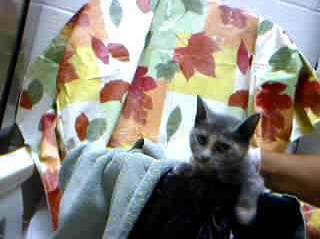
//> input picture resource/image/ann_cat.jpg, 320 x 239 px
$ ./ann   (built with g++ and OpenCV 4)
//> lines starting //> are read from the running program, lines starting //| are printed output that depends on the picture
#include <vector>
#include <algorithm>
#include <functional>
#include <map>
#include <set>
#include <fstream>

#include <opencv2/core/core.hpp>
#include <opencv2/highgui/highgui.hpp>
#include <opencv2/features2d/features2d.hpp>
#include <opencv2/ml/ml.hpp>

typedef std::vector<std::string>::const_iterator vec_iter;

struct ImageData
{
    std::string classname;
    cv::Mat bowFeatures;
};


/**
 * Extract the class name from a file name
 */
inline std::string getClassName(const std::string& filename)
{
    return filename.substr(filename.find_last_of('/') + 1, 3);
}

/**
 * Extract local features for an image
 */
cv::Mat getDescriptors(const cv::Mat& img)
{
    cv::Ptr<cv::KAZE> kaze = cv::KAZE::create();
    std::vector<cv::KeyPoint> keypoints;
    cv::Mat descriptors;
    kaze->detectAndCompute(img, cv::noArray(), keypoints, descriptors);
    return descriptors;
}

/**
 * Read images from a list of file names and returns, for each read image,
 * its class name and its local descriptors
 */
void readImages(vec_iter begin, vec_iter end, std::function<void (const std::string&, const cv::Mat&)> callback)
{
    for (auto it = begin; it != end; ++it)
    {
        std::string filename = *it;
        std::cout << "Reading image " << filename << "..." << std::endl;
        cv::Mat img = cv::imread(filename, 0);
        if (img.empty())
        {
            std::cerr << "WARNING: Could not read image." << std::endl;
            continue;
        }
        std::string classname = getClassName(filename);
        cv::Mat descriptors = getDescriptors(img);
        callback(classname, descriptors);
    }
}

/**
 * Transform a class name into an id
 */
int getClassId(const std::set<std::string>& classes, const std::string& classname)
{
    int index = 0;
    for (auto it = classes.begin(); it != classes.end(); ++it)
    {
        if (*it == classname) break;
        ++index;
    }
    return index;
}

/**
 * Get a binary code associated to a class
 */
cv::Mat getClassCode(const std::set<std::string>& classes, const std::string& classname)
{
    cv::Mat code = cv::Mat::zeros(cv::Size((int)classes.size(), 1), CV_32F);
    int index = getClassId(classes, classname);
    code.at<float>(index) = 1;
    return code;
}

/**
 * Turn local features into a single bag of words histogram of
 * of visual words (a.k.a., bag of words features)
 */
cv::Mat getBOWFeatures(cv::FlannBasedMatcher& flann, const cv::Mat& descriptors,
                       int vocabularySize)
{
    cv::Mat outputArray = cv::Mat::zeros(cv::Size(vocabularySize, 1), CV_32F);
    std::vector<cv::DMatch> matches;
    flann.match(descriptors, matches);
    for (size_t j = 0; j < matches.size(); j++)
    {
        int visualWord = matches[j].trainIdx;
        outputArray.at<float>(visualWord)++;
    }
    return outputArray;
}

/**
 * Get a trained neural network according to some inputs and outputs
 */
cv::Ptr<cv::ml::ANN_MLP> getTrainedNeuralNetwork(const cv::Mat& trainSamples,
                                                 const cv::Mat& trainResponses)
{
    int networkInputSize = trainSamples.cols;
    int networkOutputSize = trainResponses.cols;
    cv::Ptr<cv::ml::ANN_MLP> mlp = cv::ml::ANN_MLP::create();
    std::vector<int> layerSizes = { networkInputSize, networkInputSize / 2,
                                    networkOutputSize };
    mlp->setLayerSizes(layerSizes);
    mlp->setActivationFunction(cv::ml::ANN_MLP::SIGMOID_SYM);
    mlp->train(trainSamples, cv::ml::ROW_SAMPLE, trainResponses);
    return mlp;
}

/**
 * Receives a column matrix contained the probabilities associated to
 * each class and returns the id of column which contains the highest
 * probability
 */
int getPredictedClass(const cv::Mat& predictions)
{
    float maxPrediction = predictions.at<float>(0);
    float maxPredictionIndex = 0;
    const float* ptrPredictions = predictions.ptr<float>(0);
    for (int i = 0; i < predictions.cols; i++)
    {
        float prediction = *ptrPredictions++;
        if (prediction > maxPrediction)
        {
            maxPrediction = prediction;
            maxPredictionIndex = i;
        }
    }
    return maxPredictionIndex;
}

/**
 * Get a confusion matrix from a set of test samples and their expected
 * outputs
 */
std::vector<std::vector<int> > getConfusionMatrix(cv::Ptr<cv::ml::ANN_MLP> mlp,
                                                  const cv::Mat& testSamples, const std::vector<int>& testOutputExpected)
{
    cv::Mat testOutput;
    mlp->predict(testSamples, testOutput);
    std::vector<std::vector<int> > confusionMatrix(2, std::vector<int>(2));
    for (int i = 0; i < testOutput.rows; i++)
    {
        int predictedClass = getPredictedClass(testOutput.row(i));
        int expectedClass = testOutputExpected.at(i);
        confusionMatrix[expectedClass][predictedClass]++;
    }
    return confusionMatrix;
}

/**
 * Print a confusion matrix on screen
 */
void printConfusionMatrix(const std::vector<std::vector<int> >& confusionMatrix,
                          const std::set<std::string>& classes)
{
    for (auto it = classes.begin(); it != classes.end(); ++it)
    {
        std::cout << *it << " ";
    }
    std::cout << std::endl;
    for (size_t i = 0; i < confusionMatrix.size(); i++)
    {
        for (size_t j = 0; j < confusionMatrix[i].size(); j++)
        {
            std::cout << confusionMatrix[i][j] << " ";
        }
        std::cout << std::endl;
    }
}

/**
 * Get the accuracy for a model (i.e., percentage of correctly predicted
 * test samples)
 */
float getAccuracy(const std::vector<std::vector<int> >& confusionMatrix)
{
    int hits = 0;
    int total = 0;
    for (size_t i = 0; i < confusionMatrix.size(); i++)
    {
        for (size_t j = 0; j < confusionMatrix.at(i).size(); j++)
        {
            if (i == j) hits += confusionMatrix.at(i).at(j);
            total += confusionMatrix.at(i).at(j);
        }
    }
    return hits / (float)total;
}

/**
 * Save our obtained models (neural network, bag of words vocabulary
 * and class names) to use it later
 */
void saveModels(cv::Ptr<cv::ml::ANN_MLP> mlp, const cv::Mat& vocabulary,
                const std::set<std::string>& classes)
{
    mlp->save("mlp.yaml");
    cv::FileStorage fs("vocabulary.yaml", cv::FileStorage::WRITE);
    fs << "vocabulary" << vocabulary;
    fs.release();
    std::ofstream classesOutput("classes.txt");
    for (auto it = classes.begin(); it != classes.end(); ++it)
    {
        classesOutput << getClassId(classes, *it) << "\t" << *it << std::endl;
    }
    classesOutput.close();
}

int main(int argc, char** argv)
{


    int networkInputSize = 512;
    float trainSplitRatio = 0.7;

    std::cout << "Reading training set..." << std::endl;
    double start = (double)cv::getTickCount();
    std::vector<std::string> files;
    files.push_back("resource/image/ann_cat.jpg");
    files.push_back("resource/image/ann_dog.jpg");

    std::random_shuffle(files.begin(), files.end());

    cv::Mat descriptorsSet;
    std::vector<ImageData*> descriptorsMetadata;
    std::set<std::string> classes;
    readImages(files.begin(), files.begin() + (size_t)(files.size() * trainSplitRatio),
               [&](const std::string& classname, const cv::Mat& descriptors) {
                   // Append to the set of classes
                   classes.insert(classname);
                   // Append to the list of descriptors
                   descriptorsSet.push_back(descriptors);
                   // Append metadata to each extracted feature
                   ImageData* data = new ImageData;
                   data->classname = classname;
                   data->bowFeatures = cv::Mat::zeros(cv::Size(networkInputSize, 1), CV_32F);
                   for (int j = 0; j < descriptors.rows; j++)
                   {
                       descriptorsMetadata.push_back(data);
                   }
               });
//> in readImages, `cv::Mat img = cv::imread(filename, 0);`:
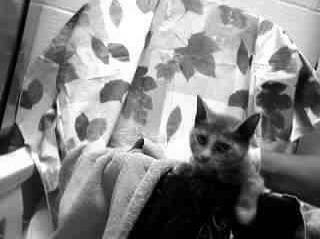
//> img: 239 rows x 320 cols, CV_8UC1; min 0, max 255, mean 130.8
//> in getDescriptors, `kaze->detectAndCompute(img, cv::noArray(), keypoints, descriptors);`: keypoints = 609 keypoints; strongest (x, y, size): (139, 145, 7.9), (176, 150, 22.6), (254, 153, 9.3), (139, 144, 5.8)
    std::cout << "Time elapsed in minutes: " << ((double)cv::getTickCount() - start) / cv::getTickFrequency() / 60.0 << std::endl;

    std::cout << "Creating vocabulary..." << std::endl;
    start = (double)cv::getTickCount();
    cv::Mat labels;
    cv::Mat vocabulary;
    // Use k-means to find k centroids (the words of our vocabulary)
    cv::kmeans(descriptorsSet, networkInputSize, labels, cv::TermCriteria(cv::TermCriteria::EPS +
                                                                          cv::TermCriteria::MAX_ITER, 10, 0.01), 1, cv::KMEANS_PP_CENTERS, vocabulary);
    // No need to keep it on memory anymore
    descriptorsSet.release();
    std::cout << "Time elapsed in minutes: " << ((double)cv::getTickCount() - start) / cv::getTickFrequency() / 60.0 << std::endl;

    // Convert a set of local features for each image in a single descriptors
    // using the bag of words technique
    std::cout << "Getting histograms of visual words..." << std::endl;
    int* ptrLabels = (int*)(labels.data);
    int size = labels.rows * labels.cols;
    for (int i = 0; i < size; i++)
    {
        int label = *ptrLabels++;
        ImageData* data = descriptorsMetadata[i];
        data->bowFeatures.at<float>(label)++;
    }

    // Filling matrixes to be used by the neural network
    std::cout << "Preparing neural network..." << std::endl;
    cv::Mat trainSamples;
    cv::Mat trainResponses;
    std::set<ImageData*> uniqueMetadata(descriptorsMetadata.begin(), descriptorsMetadata.end());
    for (auto it = uniqueMetadata.begin(); it != uniqueMetadata.end(); )
    {
        ImageData* data = *it;
        cv::Mat normalizedHist;
        cv::normalize(data->bowFeatures, normalizedHist, 0, data->bowFeatures.rows, cv::NORM_MINMAX, -1, cv::Mat());
        trainSamples.push_back(normalizedHist);
        trainResponses.push_back(getClassCode(classes, data->classname));
        delete *it; // clear memory
        it++;
    }
    descriptorsMetadata.clear();

    // Training neural network
    std::cout << "Training neural network..." << std::endl;
    start = cv::getTickCount();
    cv::Ptr<cv::ml::ANN_MLP> mlp = getTrainedNeuralNetwork(trainSamples, trainResponses);
    std::cout << "Time elapsed in minutes: " << ((double)cv::getTickCount() - start) / cv::getTickFrequency() / 60.0 << std::endl;

    // We can clear memory now
    trainSamples.release();
    trainResponses.release();

    // Train FLANN
    std::cout << "Training FLANN..." << std::endl;
    start = cv::getTickCount();
    cv::FlannBasedMatcher flann;
    flann.add(vocabulary);
    flann.train();
    std::cout << "Time elapsed in minutes: " << ((double)cv::getTickCount() - start) / cv::getTickFrequency() / 60.0 << std::endl;

    // Reading test set
    std::cout << "Reading test set..." << std::endl;
    start = cv::getTickCount();
    cv::Mat testSamples;
    std::vector<int> testOutputExpected;
    readImages(files.begin() + (size_t)(files.size() * trainSplitRatio), files.end(),
               [&](const std::string& classname, const cv::Mat& descriptors) {
                   // Get histogram of visual words using bag of words technique
                   cv::Mat bowFeatures = getBOWFeatures(flann, descriptors, networkInputSize);
                   cv::normalize(bowFeatures, bowFeatures, 0, bowFeatures.rows, cv::NORM_MINMAX, -1, cv::Mat());
                   testSamples.push_back(bowFeatures);
                   testOutputExpected.push_back(getClassId(classes, classname));
               });
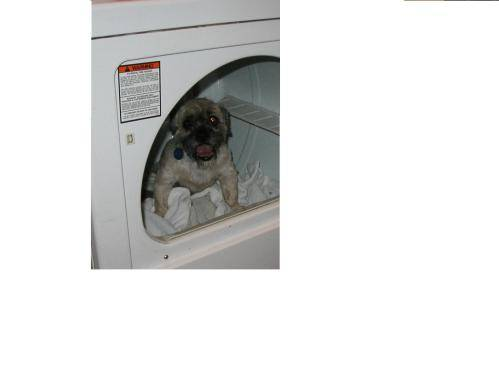
//> input picture resource/image/ann_dog.jpg, 499 x 375 px
//> in getDescriptors (call 2), `kaze->detectAndCompute(img, cv::noArray(), keypoints, descriptors);`: keypoints = 141 keypoints; strongest (x, y, size): (275, 59, 6), (96, 262, 9.6), (95, 265, 5.8), (147, 194, 9.4)
//> in getBOWFeatures, `flann.match(descriptors, matches);`: matches = 141 matches
//> the loop in getBOWFeatures, `for (size_t j = 0; j < matches.size(); j++)` made 141 passes
//> visualWord on passes 1 to 12: 226, 21, 135, 21, 314, 19, 347, 321, 19, 31, 490, 336
//> after the loop in getBOWFeatures, `for (size_t j = 0; j < matches.size(); j++)`: outputArray = 512 values, max 10 at index 159, min 0 at index 0, mean 0.275
//> the loop in getClassId (call 2), `for (auto it = classes.begin(); it != classes.end(); ++it)` made 1 pass
    std::cout << "Time elapsed in minutes: " << ((double)cv::getTickCount() - start) / cv::getTickFrequency() / 60.0 << std::endl;

    // Get confusion matrix of the test set
    std::vector<std::vector<int> > confusionMatrix = getConfusionMatrix(mlp,
                                                                        testSamples, testOutputExpected);

    // Get accuracy of our model
    std::cout << "Confusion matrix: " << std::endl;
    printConfusionMatrix(confusionMatrix, classes);
    std::cout << "Accuracy: " << getAccuracy(confusionMatrix) << std::endl;

    // Save models
    std::cout << "Saving models..." << std::endl;
    saveModels(mlp, vocabulary, classes);

    return 0;
}
